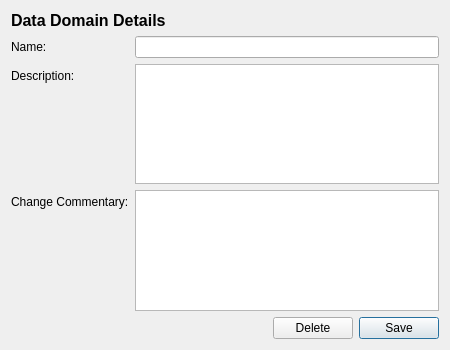
<?xml version="1.0" encoding="UTF-8"?>
<ui version="4.0">
 <class>DataDomainDetailDialog</class>
 <widget class="QWidget" name="DataDomainDetailDialog">
  <property name="geometry">
   <rect>
    <x>0</x>
    <y>0</y>
    <width>450</width>
    <height>350</height>
   </rect>
  </property>
  <property name="windowTitle">
   <string>Data Domain</string>
  </property>
  <layout class="QVBoxLayout" name="verticalLayout">
   <item>
    <widget class="QLabel" name="titleLabel">
     <property name="font">
      <font>
       <pointsize>12</pointsize>
       <bold>true</bold>
      </font>
     </property>
     <property name="text">
      <string>Data Domain Details</string>
     </property>
    </widget>
   </item>
   <item>
    <layout class="QFormLayout" name="formLayout">
     <item row="0" column="0">
      <widget class="QLabel" name="nameLabel">
       <property name="text">
        <string>Name:</string>
       </property>
      </widget>
     </item>
     <item row="0" column="1">
      <widget class="QLineEdit" name="nameEdit">
       <property name="maxLength">
        <number>255</number>
       </property>
      </widget>
     </item>
     <item row="1" column="0">
      <widget class="QLabel" name="descriptionLabel">
       <property name="text">
        <string>Description:</string>
       </property>
      </widget>
     </item>
     <item row="1" column="1">
      <widget class="QPlainTextEdit" name="descriptionEdit">
       <property name="maximumHeight">
        <number>80</number>
       </property>
      </widget>
     </item>
     <item row="2" column="0">
      <widget class="QLabel" name="commentaryLabel">
       <property name="text">
        <string>Change Commentary:</string>
       </property>
      </widget>
     </item>
     <item row="2" column="1">
      <widget class="QPlainTextEdit" name="commentaryEdit">
       <property name="maximumHeight">
        <number>80</number>
       </property>
      </widget>
     </item>
    </layout>
   </item>
   <item>
    <spacer name="verticalSpacer">
     <property name="orientation">
      <enum>Qt::Vertical</enum>
     </property>
     <property name="sizeHint" stdset="0">
      <size>
       <width>20</width>
       <height>40</height>
      </size>
     </property>
    </spacer>
   </item>
   <item>
    <layout class="QHBoxLayout" name="buttonLayout">
     <item>
      <spacer name="horizontalSpacer">
       <property name="orientation">
        <enum>Qt::Horizontal</enum>
       </property>
       <property name="sizeHint" stdset="0">
        <size>
         <width>40</width>
         <height>20</height>
        </size>
       </property>
      </spacer>
     </item>
     <item>
      <widget class="QPushButton" name="deleteButton">
       <property name="text">
        <string>Delete</string>
       </property>
      </widget>
     </item>
     <item>
      <widget class="QPushButton" name="saveButton">
       <property name="text">
        <string>Save</string>
       </property>
       <property name="default">
        <bool>true</bool>
       </property>
      </widget>
     </item>
    </layout>
   </item>
  </layout>
 </widget>
 <resources/>
 <connections/>
</ui>
